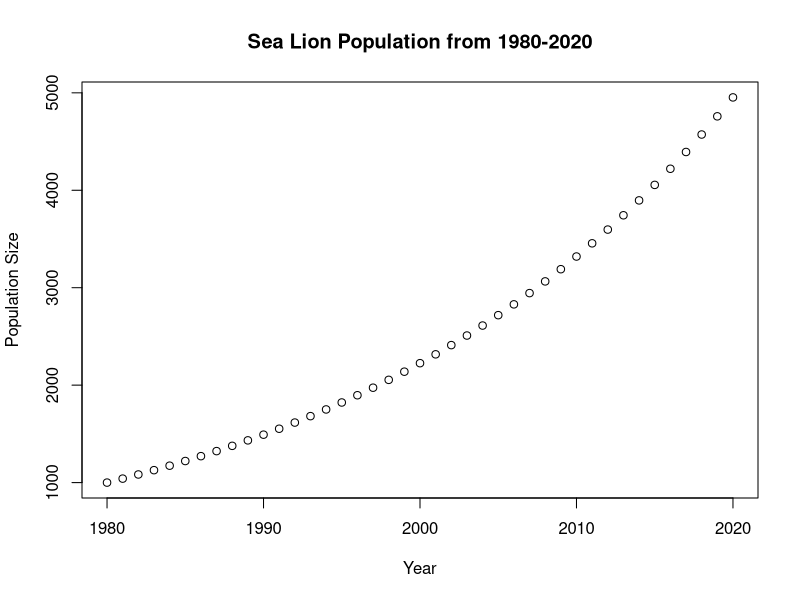
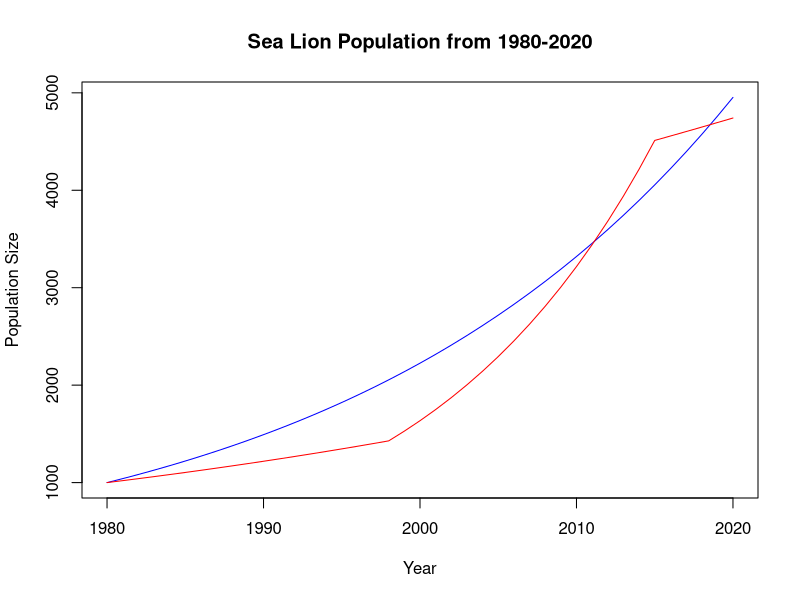
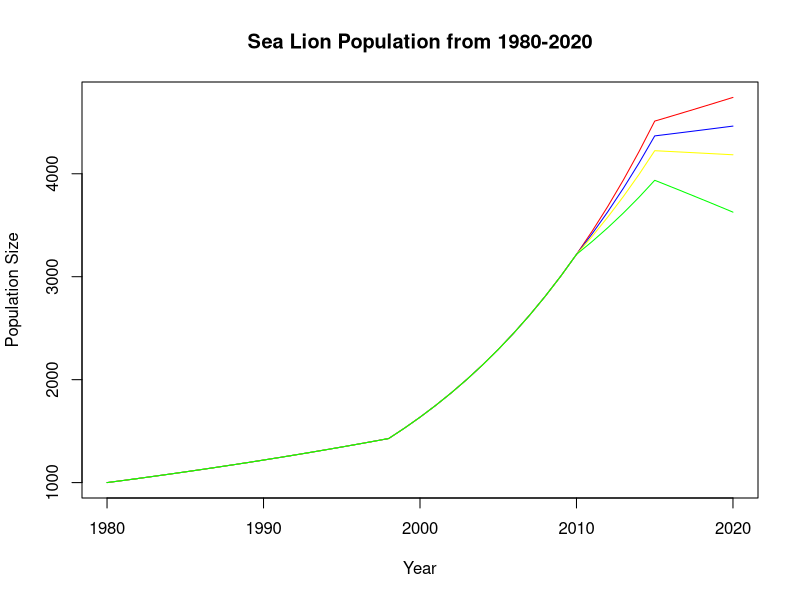

Write the R code that produced these figures, in order.
#Emily Dumont
#WFC122 Section A03
#Lab 2

#Given values
nyrs <- 40 #Years (1980-2020)
N <- 1000 #Population size in 1980
r <- 0.04 #Instantaneous rate of increase


#Question 1
lambda <- exp(r) #Finite rate of increase; e^ is replaced using exp() function


#Question 2
sealion <- numeric(nyrs + 1) #Create an empty vector with the same value of years plus 
#one for the initial population size
sealion[1] <- 1000 #Set the initial population size as the first value in the vector above


#Question 3
for(t in 1:nyrs) {
  sealion[t+1] <- lambda * sealion[t]
}
sealion #Print the vector with the population size for each year


#Question 4
years <- 1980:2020
plot(years,sealion,main="Sea Lion Population from 1980-2020",xlab="Year",ylab="Population Size")


#Question 5
#Create a for loop with conditional statements to assign the associated lambda values 
#for each year
lambda_t <- numeric(40) #We already know the population for the first year, so vector
#should be 40 and not 41

for(t in 1:40) { 
  if(years[t] < 1998) {
    lambda_t[t] <- 1.02
  } else if (years[t] < 2015 && years[t] > 1997){ #not necessary to include 
    #"&& years[t] > 1997" due to previous statement
    lambda_t[t] <- 1.07
  } else {
    lambda_t[t] <- 1.01
  }
}
lambda_t


#Question 6
N_vary <- numeric(41) #Vector should be 41 and not 40 because we need to include
#the first population size next
N_vary[1] <- 1000

for(t in 1:nyrs) {
  N_vary[t+1] <- N_vary[t] * lambda_t[t] #Population growth formula accounting for 
  #the population of the previous year
}
N_vary


#Question 7
plot(years,sealion,type="l",col="blue",main="Sea Lion Population from 1980-2020",xlab="Year",ylab="Population Size")
#"type="l"" creates a line plot rather that the automated scatter plot
lines(years,N_vary,type="l",col="red") #"lines()" function plots given data on top of current plot


#Question 8
#Part a (25 culled)
a <- numeric(41)
a[1] <- 1000

for(t in 1:nyrs) {
  a[t+1] <- a[t] * lambda_t[t]
  if(t > 30) {
    a[t+1] <- a[t+1] - 25 #subtract 25 each year for the last ten years
  }
}
a

#Part b (50 culled)
b <- numeric(41)
b[1] <- 1000

for(t in 1:nyrs) {
  b[t+1] <- b[t] * lambda_t[t]
  if(t > 30) {
    b[t+1] <- b[t+1] - 50 #subtract 50 each year for the last ten years
  }
}
b

#Part c (100 culled)
c <- numeric(41)
c[1] <- 1000

for(t in 1:nyrs) {
  c[t+1] <- c[t] * lambda_t[t]
  if(t > 30) {
    c[t+1] <- c[t+1] - 100 #subtract 100 each year for the last ten years
  }
}
c

#create a matrix with each column representing a cull trajectory
matrix <- as.matrix(a)
colnames(matrix) <- "a" #set column name
matrix <- cbind(matrix,b) #bind each cull vector as a column
matrix <- cbind(matrix, c)
matrix_df <- as.data.frame(matrix) #converted to a data frame to try plotting using
#the previous matrix


#Question 9
plot(years,N_vary,type="l",col="red",main="Sea Lion Population from 1980-2020",xlab="Year",ylab="Population Size")
#lines(years,matrix_df[,1:3],type="l", col=c("blue","yellow","green"))
lines(years,a,type="l",col="blue")
lines(years,b,type="l",col="yellow")
lines(years,c,type="l",col="green")


#Question 10
#During positive environmental conditions, such as when the cull first occurred, the sea 
#lion population did not change very drastically. The population growth rate decreased 
#slightly with an increase in cull size. During poor environmental conditions, such as a 
#few years prior to 2020, predicted populations with larger culls decreased towards 
#population decline. Only the smallest cull continued to increase with a smaller growth rate.
#Depending on how drastically managers are trying to limit population growth due to sea 
#lion impact on the marine ecosystems, I would recommend culling 25 sea lions a year 
#because the population becomes more controlled and increases less exponentially compared 
#to no culling. Larger cull sizes, as previously mentioned, result in a drastic decline, 
#though 50 culls a year could be beneficial for a more aggressive control on the sea 
#lion population size.


